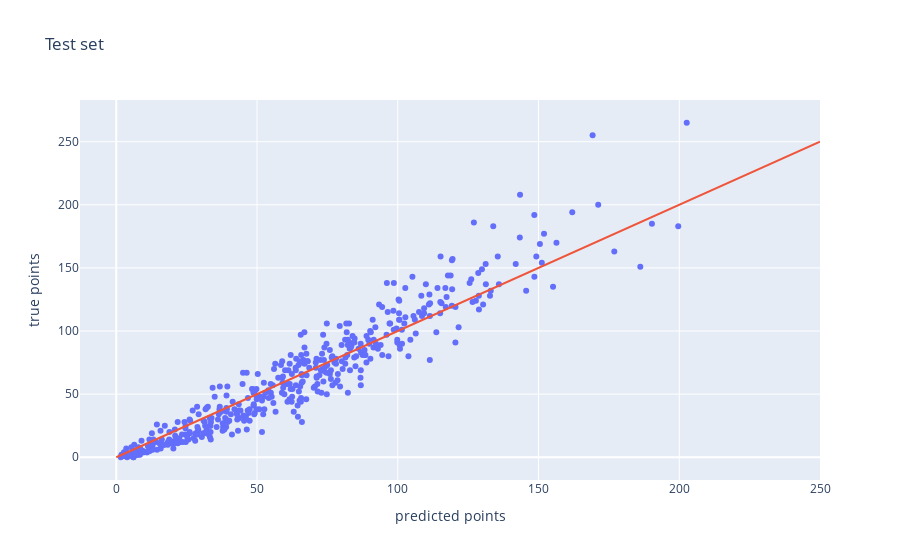

The notebook cell saved with this chart:
### Code cell
draw_all_predictions(stats_df)
